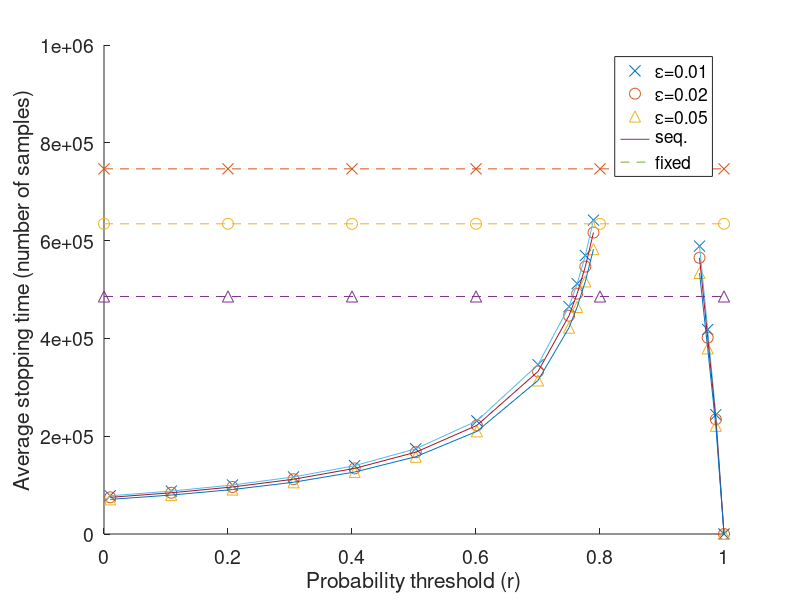

Here is the MATLAB script that generated this plot:
clear variables;

reload = false;
if reload
	mtrue = 0.88746;
	delta = 0.05;
	nRuns = 1000;
	load('results/gammas_2e6_from2e5.mat');

	rs = [linspace(0.01,0.70,8), ...
		  linspace(0.75,1,20)];

	epsilons = [0.01,0.02,0.05];

	errs = zeros(length(rs),length(epsilons));
	ET = 1e8*ones(length(rs),length(epsilons));
	T = nan(nRuns,length(rs),length(epsilons));
	Nfix = zeros(nRuns,length(epsilons));

	for i=1:nRuns
		fname = sprintf('results/odemcmc-jakstat-1-2000000-50000-1-%d.mat',i);
		fprintf('Reading %s\n',fname);
		load(fname);
		sfx = cumsum(f);
		N = length(f);	
		gamma = gammas(i);

		for j=1:length(rs)
			r = rs(j);
			sfxz = sfx-(1:N)'*r;
			for k=1:length(epsilons)
				epsilon = epsilons(k);
				M = log(epsilon*gamma*delta^2/2)/ (-2*gamma*delta - (gamma*delta^2)/(1-r));
				tj = find(abs(sfxz)>M,1,'first');
				Nfix(i,k) = log(1/epsilon)/(gamma*delta^2);
				if ~isempty(tj)
					T(i,j,k) = tj;
					if (r < mtrue) && (sfxz(tj) < 0)
						errs(j,k) = errs(j,k) + 1;
					elseif (r > mtrue) && (sfxz(tj) > 0)
						errs(j,k) = errs(j,k) + 1;
					end
				end
			end
		end
	end

	for j=1:length(rs)
		for k=1:length(epsilons)
			if ~any(isnan(T(:,j,k)))
				ET(j,k) = mean(T(:,j,k));
			else
				ET(j,k) = nan;
			end
		end
	end
else
	load('results/figure_seqindeteps_dat.mat');
end

%% Plotting
fh = figure; hold on;
markersize = 8;
plot(rs,ET(:,1),'x','markers',markersize);
plot(rs,ET(:,2),'o','markers',markersize);
plot(rs,ET(:,3),'^','markers',markersize);
plot(1,nan,'-');
plot(1,nan,'--');
plot(rs,ET(:,1),'-','markers',markersize);
plot(rs,ET(:,2),'-','markers',markersize);
plot(rs,ET(:,3),'-','markers',markersize);
Nfixm = mean(Nfix);
plot(0:0.2:1,Nfixm(1)*ones(1,6),'x--','markers',markersize);
plot(0:0.2:1,Nfixm(2)*ones(1,6),'o--','markers',markersize);
plot(0:0.2:1,Nfixm(3)*ones(1,6),'^--','markers',markersize);
legend({'\epsilon=0.01','\epsilon=0.02','\epsilon=0.05','seq.','fixed'});
ylim([0 1e6]);
xlabel('Probability threshold (r)','FontSize',12);
ylabel('Average stopping time (number of samples)','FontSize',12);
set(findall(gcf,'type','text'),'FontSize',16)
set(gca,'FontSize',14)
saveas(fh, 'figs/figure_sequindeteps','eps');